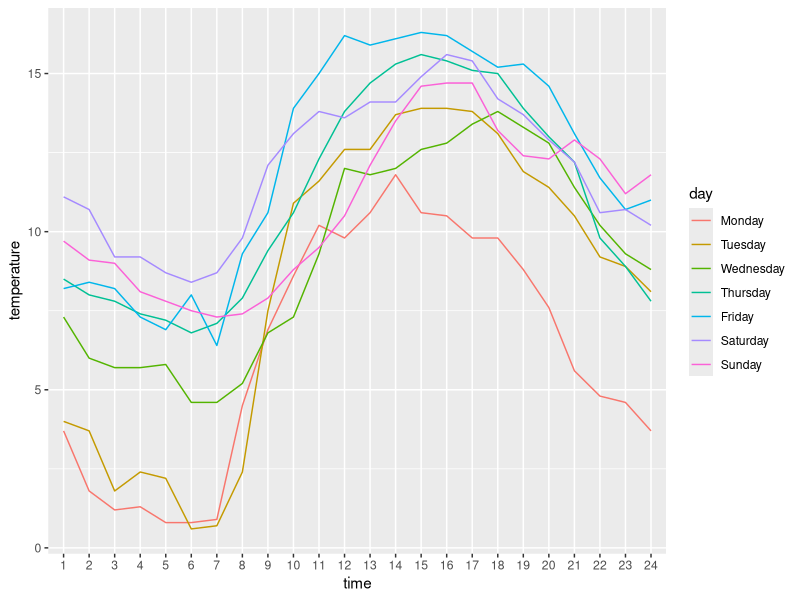
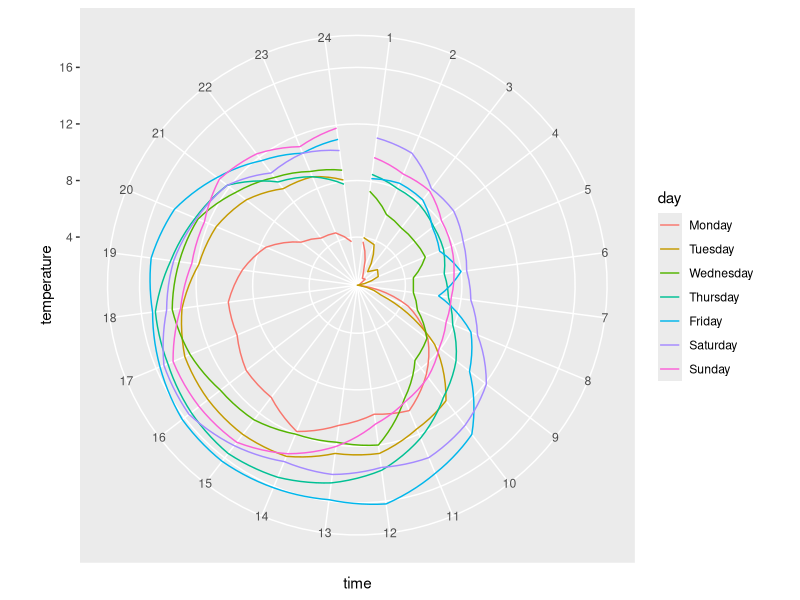
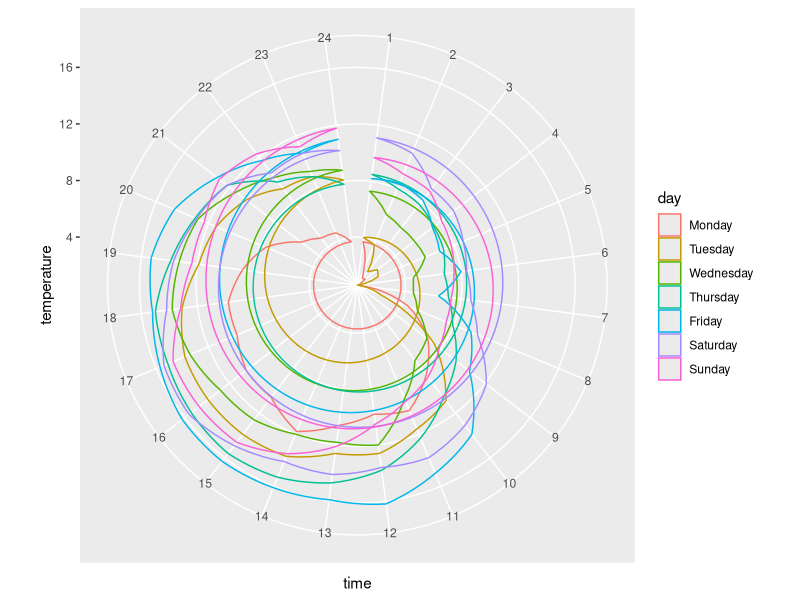
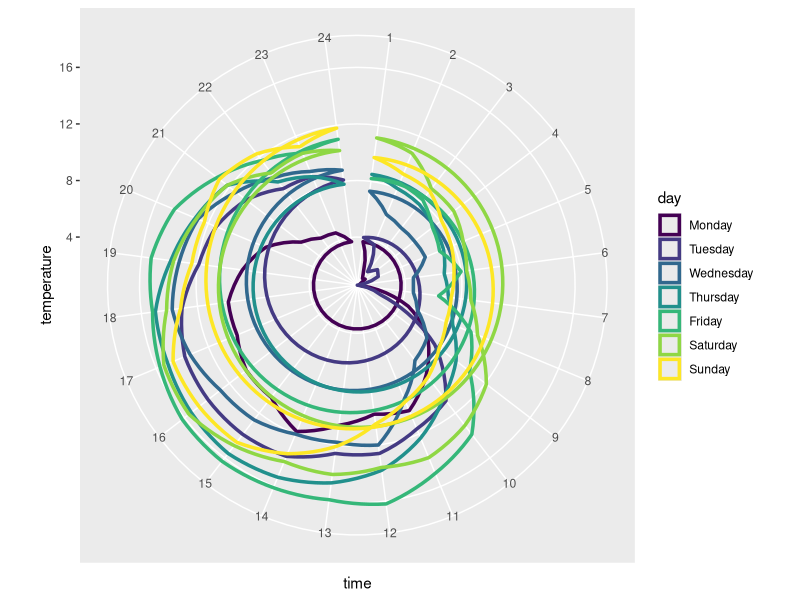

The R source for these figures, in order:
## ---- chunk 1
knitr::opts_chunk$set(echo = TRUE, fig.align='center')

# title: Creating a circular line chart
# author: jonathan
# revised: 4/4/2020 

WEB <- c("https://bioceed.uib.no/dropfolder/bioSTATS/Rmd/Visualizing/Multiple/circular-line.html")
GIT <- c("https://github.com/jonathansoule/biostats/blob/master/Visualizing/Multiple/circular-line.Rmd")
library(ggplot2)
week.day <- c("Monday", "Tuesday", "Wednesday", "Thursday", "Friday", "Saturday", "Sunday")
day <- factor(rep(week.day, each = 24), levels=week.day)
time <- factor(rep(1:24, 7), levels=1:24)
temperature <- c(3.7,1.8,1.2,1.3,0.8,0.8,0.9,4.5,6.9,8.6,10.2,9.8,10.6,11.8,10.6,10.5,9.8,9.8,8.8,7.6,5.6,4.8,4.6,3.7,4.0,3.7,1.8,2.4,2.2,0.6,0.7,2.4,7.5,10.9,11.6,12.6,12.6,13.7,13.9,13.9,13.8,13.1,11.9,11.4,10.5,9.2,8.9,8.1,7.3,6.0,5.7,5.7,5.8,4.6,4.6,5.2,6.8,7.3,9.3,12.0,11.8,12.0,12.6,12.8,13.4,13.8,13.3,12.8,11.4,10.2,9.3,8.8,8.5,8.0,7.8,7.4,7.2,6.8,7.1,7.9,9.4,10.6,12.3,13.8,14.7,15.3,15.6,15.4,15.1,15.0,13.9,13.0,12.2,9.8,8.9,7.8,8.2,8.4,8.2,7.3,6.9,8.0,6.4,9.3,10.6,13.9,15.0,16.2,15.9,16.1,16.3,16.2,15.7,15.2,15.3,14.6,13.1,11.7,10.7,11.0,11.1,10.7,9.2,9.2,8.7,8.4,8.7,9.8,12.1,13.1,13.8,13.6,14.1,14.1,14.9,15.6,15.4,14.2,13.7,12.9,12.2,10.6,10.7,10.2,9.7,9.1,9.0,8.1,7.8,7.5,7.3,7.4,7.9,8.8,9.5,10.5,12.1,13.5,14.6,14.7,14.7,13.2,12.4,12.3,12.9,12.3,11.2,11.8)
## ---- chunk 2
# dataframe
df <- data.frame(day, time, temperature)
# structure of the dataframe
str(df)
## ---- chunk 3
ggplot(df, aes(x = time, y = temperature, group = day, color = day)) +
  geom_line()
## ---- chunk 4
ggplot(df, aes(x = time, y = temperature, group = day, color = day)) +
  geom_line() +
  coord_polar()
## ---- chunk 5
ggplot(df, aes(time, temperature, group=day, color=day)) +
  geom_polygon(fill = NA) + 
  coord_polar() 
## ---- chunk 6
ggplot(df, aes(time, temperature, group=day, color=day)) +
  geom_polygon(size=1.2, fill = NA) + 
  scale_color_viridis_d() +
  coord_polar() 
